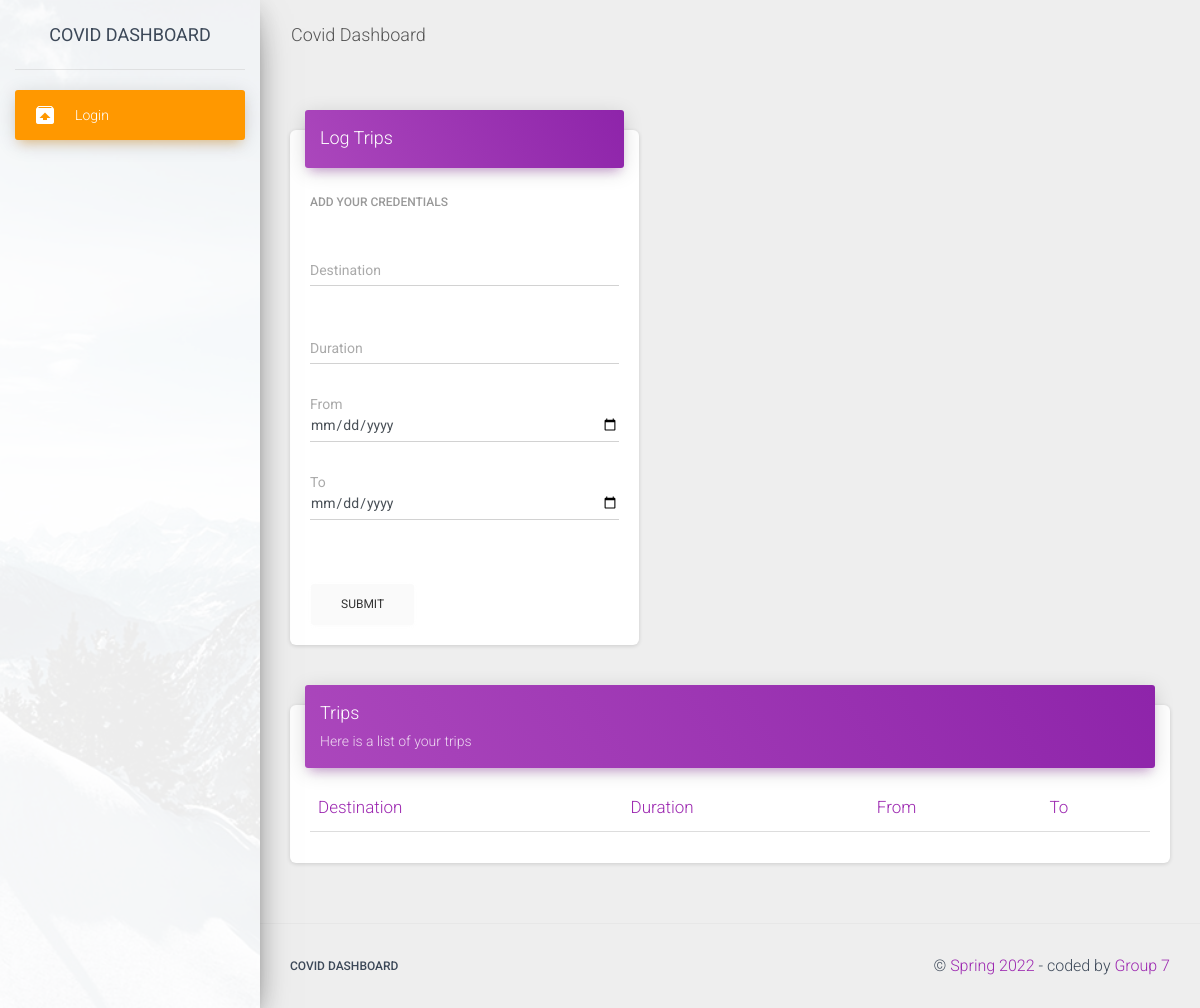
Before: /trips with the older database file.
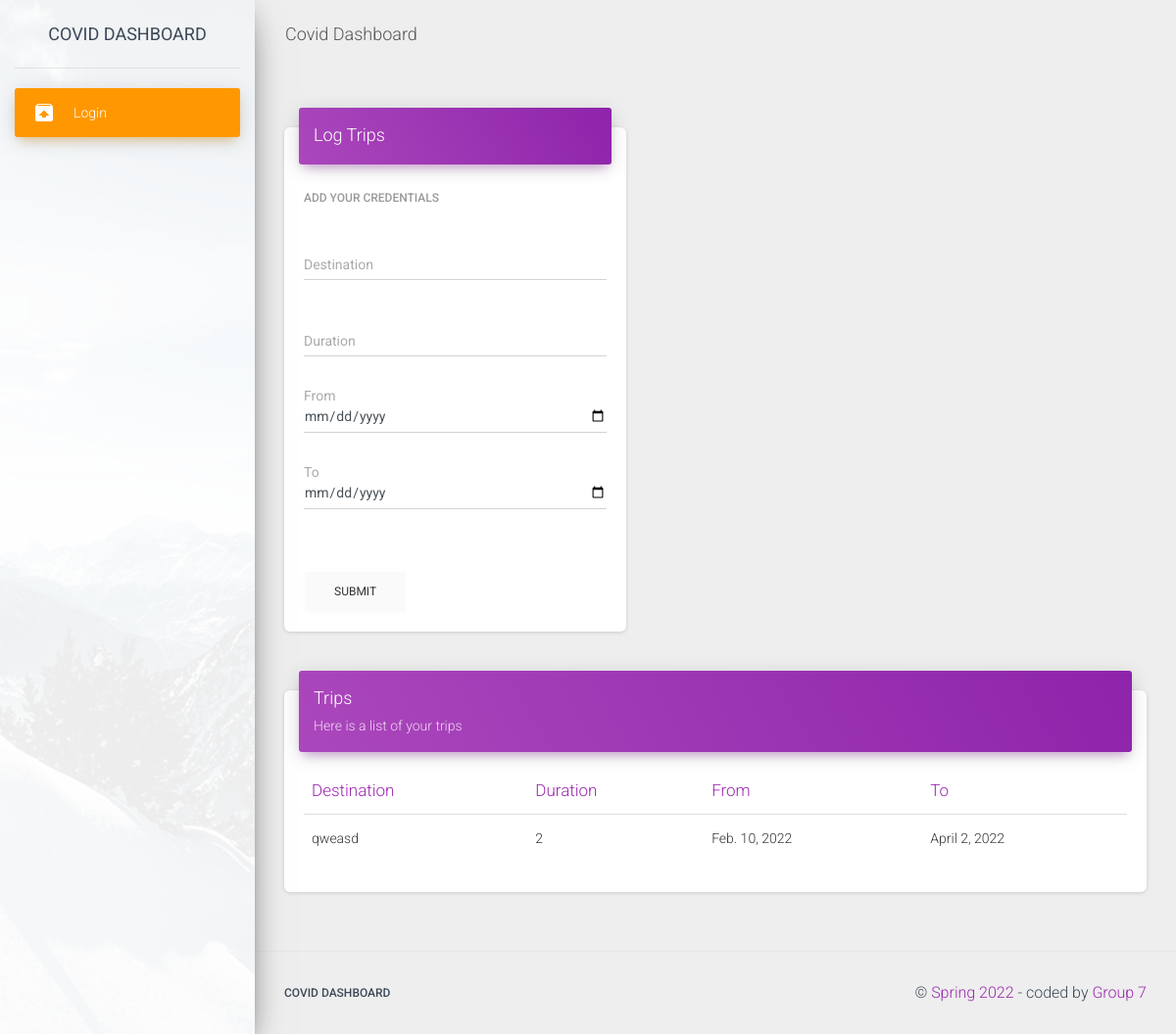
After: the same page with the newer database file.
### apps/home/models.py (models this page shows, shortened)
class Trips(models.Model):
    destination = models.CharField('Destination', max_length=120)
    duration = models.IntegerField(
        'Duration', max_length=500, blank=True, null=True)
    fromdes = models.DateField('From', blank=True, null=True)
    to = models.DateField('To', blank=True, null=True)
    user = models.IntegerField('id', max_length=500, blank=True, null=True)

### apps/home/views.py (the view, shortened to what this page needs)
# urls.py: path('trips', views.trips, name='trips'),
def trips(request):
    form = TripsForm(request.POST)
    load_template = request.path.split('/')[-1] + '.html'
    trips = Trips.objects.filter(user=request.user.id)
    submitted = False
    html_template = loader.get_template('home/' + load_template)
    context = {
        'form': form,
        'success': submitted,
        'trips': trips,
        'segment': 'trips',
    }
    return HttpResponse(html_template.render(context, request))

### apps/home/forms.py
class TripsForm(ModelForm):
    destination = forms.CharField(
        widget=forms.TextInput(
            attrs={
                "class": "form-control"
            }
        ), required=False)
    duration = forms.IntegerField(
        widget=forms.TextInput(
            attrs={
                "class": "form-control"
            }
        ),
        required=False)
    fromdes = forms.CharField(
        widget=forms.DateInput(
            attrs={
                "type": "date",
                "class": "form-control"
            }
        ),
        required=False)
    to = forms.CharField(
        widget=forms.DateInput(
            attrs={
                "type": "date",
                "class": "form-control"
            }
        ),
        required=False)
    class Meta:
        model = Trips
        fields = ('destination', 'duration', 'fromdes', 'to')

### apps/templates/home/trips.html (shortened to what this page needs)
{% extends "layouts/base.html" %} {% block title %} Trips {% endblock %}
{% block stylesheets %}{% endblock stylesheets %} {% block content %}
<div class="row">
	<div class="col-md-5">
		<div class="card">
			<div class="card-header card-header-primary">
				<h4 class="card-title">Log Trips</h4>
			</div>
			<div class="card-body">
				<h6 class="card-category">
					{% if msg %}
					<span class="text-danger">{{ msg | safe }}</span>
					{% else %} Add your credentials {% endif %}
				</h6>
				<br />
				<form role="form" method="post" action="">
					<div class="row">
						<div class="col-md-12">
							<div class="form-group">
								<label class="bmd-label-floating">Destination</label>
								{{ form.destination }}
							</div>
						</div>
					</div>
					<br />
					<div class="row">
						<div class="col-md-12">
							<div class="form-group">
								<label class="bmd-label-floating">Duration</label>
								{{ form.duration }}
							</div>
						</div>
					</div>
					<br />
					<div class="row">
						<div class="col-md-12">
							<div class="form-group">
								<label>From</label>
								{{ form.fromdes }}
							</div>
						</div>
					</div>
					<br />
					<div class="row">
						<div class="col-md-12">
							<div class="form-group">
								<label>To</label>
								{{ form.to }}
							</div>
						</div>
					</div>
					<br />
					<input type="submit" value="Submit" class="btn btn-secondary" />
				</form>
			</div>
		</div>
	</div>
</div>
<div class="row">
	<div class="col-md-12">
		<div class="card">
			<div class="card-header card-header-primary">
				<h4 class="card-title">Trips</h4>
				<p class="card-category">Here is a list of your trips</p>
			</div>
			<div class="card-body">
				<div class="table-responsive">
					<table class="table">
						<thead class="text-primary">
							<th>Destination</th>
							<th>Duration</th>
							<th>From</th>
							<th>To</th>
						</thead>
						<tbody>
							{% for trip in trips %}
							<tr>
								<td>{{trip.destination}}</td>
								<td>{{trip.duration}}</td>
								<td>{{trip.fromdes}}</td>
								<td>{{trip.to}}</td>
							</tr>
							{%endfor%}
						</tbody>
					</table>
				</div>
			</div>
		</div>
	</div>
</div>
{% endblock content %}

Changed rows visible on the page:
added Trips: destination "qweasd", duration "2", fromdes "Feb. 10, 2022", to "April 2, 2022"
